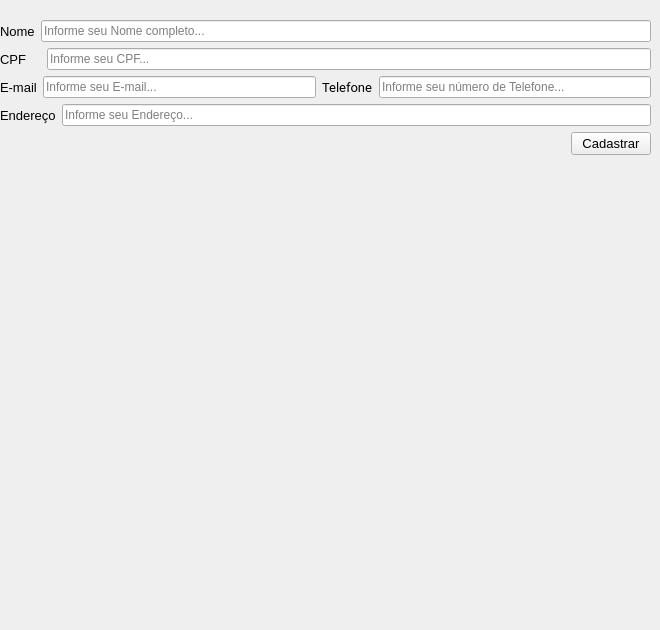
     <widget class="QWidget" name="page_2">
      <widget class="QWidget" name="verticalLayoutWidget_3">
       <property name="geometry">
        <rect>
         <x>0</x>
         <y>20</y>
         <width>651</width>
         <height>601</height>
        </rect>
       </property>
       <layout class="QVBoxLayout" name="verticalLayout_3">
        <item>
         <layout class="QHBoxLayout" name="horizontalLayout_5">
          <item>
           <widget class="QLabel" name="label_name">
            <property name="font">
             <font>
              <pointsize>10</pointsize>
             </font>
            </property>
            <property name="text">
             <string>Nome</string>
            </property>
           </widget>
          </item>
          <item>
           <widget class="QLineEdit" name="lineEdit_name">
            <property name="placeholderText">
             <string>Informe seu Nome completo...</string>
            </property>
           </widget>
          </item>
         </layout>
        </item>
        <item>
         <layout class="QHBoxLayout" name="horizontalLayout_3">
          <item>
           <widget class="QLabel" name="label_user_3">
            <property name="font">
             <font>
              <family>MS Shell Dlg 2</family>
              <pointsize>10</pointsize>
              <weight>50</weight>
              <italic>false</italic>
              <bold>false</bold>
             </font>
            </property>
            <property name="text">
             <string>CPF    </string>
            </property>
           </widget>
          </item>
          <item>
           <widget class="QLineEdit" name="lineEdit_cpf">
            <property name="placeholderText">
             <string>Informe seu CPF...</string>
            </property>
           </widget>
          </item>
         </layout>
        </item>
        <item>
         <layout class="QHBoxLayout" name="horizontalLayout_6">
          <item>
           <widget class="QLabel" name="label_email">
            <property name="font">
             <font>
              <family>MS Shell Dlg 2</family>
              <pointsize>10</pointsize>
              <weight>50</weight>
              <italic>false</italic>
              <bold>false</bold>
             </font>
            </property>
            <property name="text">
             <string>E-mail</string>
            </property>
           </widget>
          </item>
          <item>
           <widget class="QLineEdit" name="lineEdit_email">
            <property name="placeholderText">
             <string>Informe seu E-mail...</string>
            </property>
           </widget>
          </item>
          <item>
           <widget class="QLabel" name="label_user_4">
            <property name="font">
             <font>
              <family>Roboto</family>
              <pointsize>10</pointsize>
              <weight>50</weight>
              <italic>false</italic>
              <bold>false</bold>
             </font>
            </property>
            <property name="text">
             <string>Telefone</string>
            </property>
           </widget>
          </item>
          <item>
           <widget class="QLineEdit" name="lineEdit_phone">
            <property name="placeholderText">
             <string>Informe seu número de Telefone...</string>
            </property>
           </widget>
          </item>
         </layout>
        </item>
        <item>
         <layout class="QHBoxLayout" name="horizontalLayout_7">
          <item>
           <widget class="QLabel" name="label_user_5">
            <property name="font">
             <font>
              <family>MS Shell Dlg 2</family>
              <pointsize>10</pointsize>
              <weight>50</weight>
              <italic>false</italic>
              <bold>false</bold>
             </font>
            </property>
            <property name="text">
             <string>Endereço</string>
            </property>
           </widget>
          </item>
          <item>
           <widget class="QLineEdit" name="lineEdit_endereco">
            <property name="placeholderText">
             <string>Informe seu Endereço...</string>
            </property>
           </widget>
          </item>
         </layout>
        </item>
        <item>
         <layout class="QHBoxLayout" name="horizontalLayout_16">
          <item>
           <spacer name="horizontalSpacer_8">
            <property name="orientation">
             <enum>Qt::Horizontal</enum>
            </property>
            <property name="sizeHint" stdset="0">
             <size>
              <width>40</width>
              <height>20</height>
             </size>
            </property>
           </spacer>
          </item>
          <item>
           <widget class="QPushButton" name="Button_cadstr">
            <property name="font">
             <font>
              <pointsize>10</pointsize>
             </font>
            </property>
            <property name="text">
             <string>Cadastrar</string>
            </property>
           </widget>
          </item>
         </layout>
        </item>
        <item>
         <spacer name="verticalSpacer_3">
          <property name="orientation">
           <enum>Qt::Vertical</enum>
          </property>
          <property name="sizeType">
           <enum>QSizePolicy::Expanding</enum>
          </property>
          <property name="sizeHint" stdset="0">
           <size>
            <width>20</width>
            <height>40</height>
           </size>
          </property>
         </spacer>
        </item>
       </layout>
      </widget>
     </widget>
